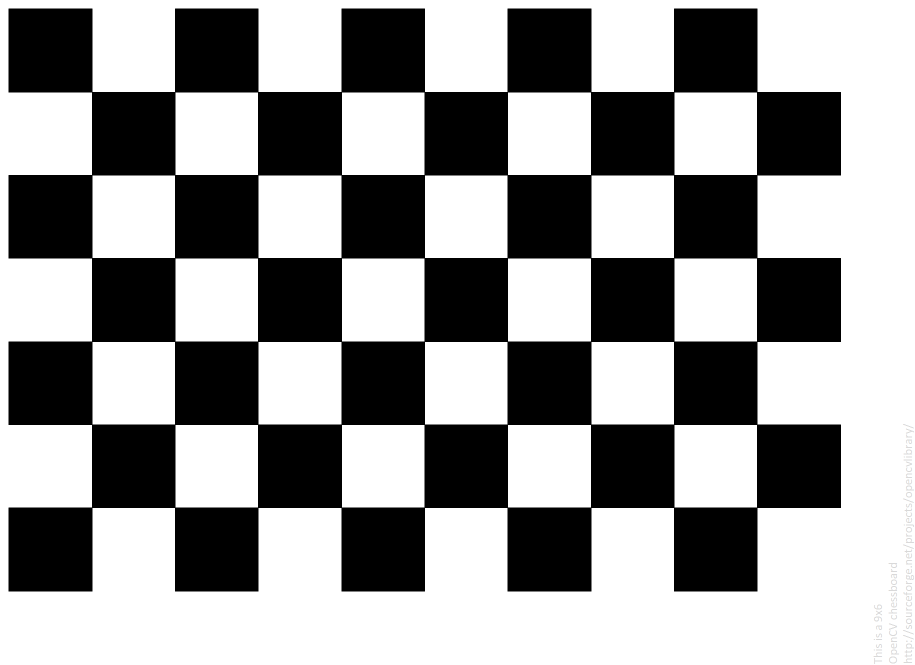
#> input picture Chessboard.png, 1830 x 1330 px, given in place of im_lenna.png, which was not available (shown at 1/2 size)
$ python FCVT_main.py   (older library calls are emulated)
#> lines starting #> are read from the running program, lines starting #| are printed output that depends on the picture; after the words box and inside, x2 and y2 are one past the last pixel; in counts of white or black regions, pixels touching at a corner belong together; pictures that were not available may be replaced by others from this repository, and a replacement may not be noted
### FCVT.py
# -*- coding: utf-8 -*-
"""
@author: ChernHong Lim
"""
import numpy as np
import copy
import os
import matplotlib.pyplot as plt

import cv2

from scipy import stats

from skimage.feature import local_binary_pattern
#from skimage import io

from sklearn.cluster import KMeans
from sklearn.svm import SVC

import FQRC


"""""""""""""""""""""
Image Acquisition
"""""""""""""""""""""

#Read Source
def IA_readSource( sourceDir, display ):
#> called with sourceDir = 'im_lenna.png', display = True
   image = cv2.imread(sourceDir)
#> image is the input picture: shape (1330, 1830, 3); mean B, G, R 152.2, 152.2, 152.2
   image = cv2.cvtColor(image, cv2.COLOR_BGR2RGB)
#> in IP_resize, `resizedImage = cv2.resize(image,None,fx=sx, fy=sy)`:
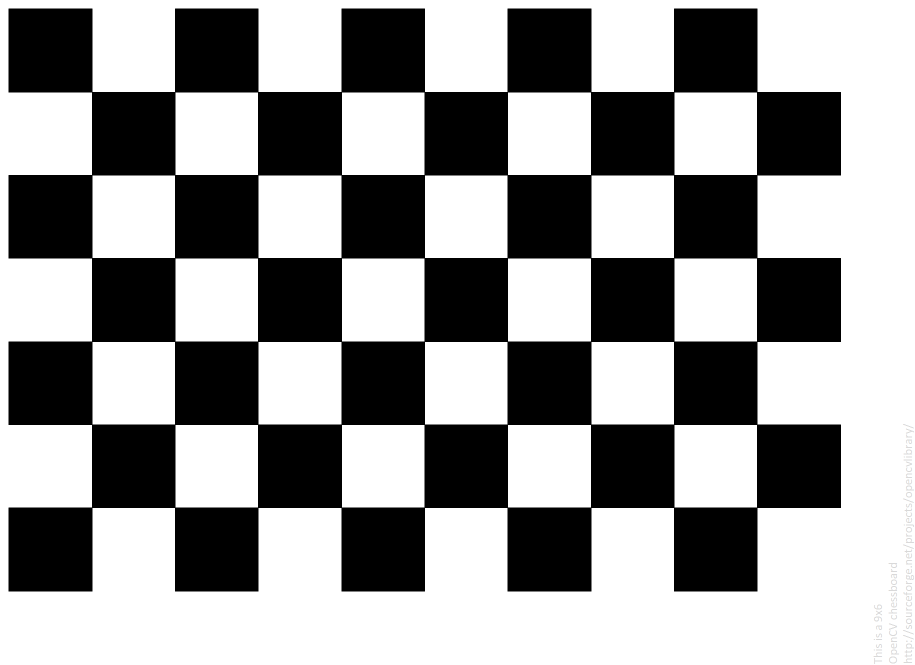
#> resizedImage: shape (665, 915, 3); mean R, G, B 152.2, 152.2, 152.2
   if display:
       show(image)
   return image


"""""""""""""""""""""
Image Preprocessing
"""""""""""""""""""""
#Convert Gray
def IP_convertGray(image, display):
#> called with display = True
    grayImage = cv2.cvtColor(image, cv2.COLOR_RGB2GRAY)
    if display:
        show(grayImage)
    return grayImage


#Convert Binary
def IP_convertBinary(image, display):
#> called with display = True
    grayImage = cv2.cvtColor(image, cv2.COLOR_RGB2GRAY)
    (thresh, binaryImage) = cv2.threshold(grayImage, 128, 255, cv2.THRESH_BINARY | cv2.THRESH_OTSU)
#> binaryImage: shape (1330, 1830); 59.7% white; 1 black region, box (x1, y1, x2, y2) and area: (17, 17, 1682, 1183) 980910
#> thresh = 36
#> call 2 of IA_readSource, with sourceDir = 'im_digit.png', display = True
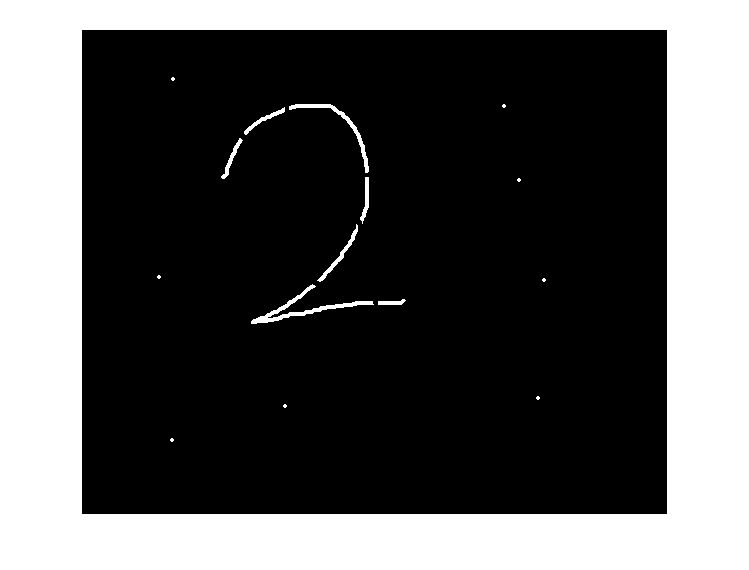
#> input picture im_digit.png, 749 x 570 px
#> in IA_readSource, image is the input picture: shape (570, 749, 3); 34.2% white; 16 white regions (8 under 20 px), largest, box (x1, y1, x2, y2) and area: (0, 0, 749, 570) 143790, (251, 284, 374, 324) 770, (289, 104, 369, 173) 497
    if display:
        show(binaryImage)
    return binaryImage


#Image Resize
def IP_resize(image, sx, sy, display):
    resizedImage = cv2.resize(image,None,fx=sx, fy=sy)
    if display:
        show(resizedImage)
    return resizedImage


#Image Filtering
# [10 lines left out: function IP_imageFilt, not called in this run]


#Image Morphological Operation
def IP_imageMorph(image, method, kernelSize, display):
#> called with method = 'erosion', kernelSize = (3, 3), display = True
    kernel = np.ones((kernelSize[0],kernelSize[1]),np.uint8)
    if method == 'erosion':
        morphImage = cv2.erode(image,kernel,iterations = 1)
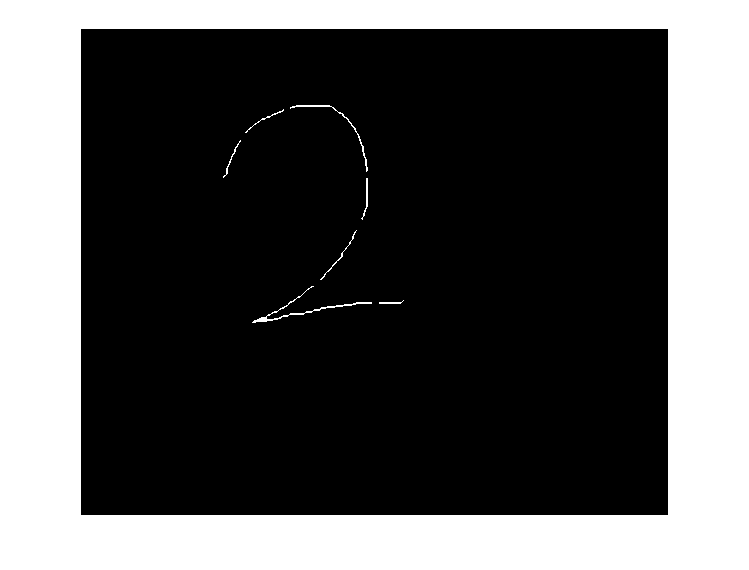
#> morphImage: shape (570, 749, 3); 33.4% white; 8 white regions, largest, box (x1, y1, x2, y2) and area: (0, 0, 749, 570) 141648, (252, 286, 372, 323) 321, (290, 105, 368, 172) 199
    elif method == 'dilation':
        morphImage = cv2.dilate(image,kernel,iterations = 1)
    elif method == 'opening':
        morphImage = cv2.morphologyEx(image, cv2.MORPH_OPEN, kernel)
    elif method == 'closing':
        morphImage = cv2.morphologyEx(image, cv2.MORPH_CLOSE, kernel)
    if display:
        show(morphImage)
    return morphImage


"""""""""""""""""""""
Feature Extraction
"""""""""""""""""""""
#Color detection
# [60 lines left out: functions FE_colorDetection, FE_edgeDetection, FE_cornerDetection, FE_keypointDetection, FE_LBPDetection, not called in this run]


#HOG


"""""""""""""""""""""
Feature Representation - Clustering and Quantisation to support Bag of Feature
"""""""""""""""""""""

#Feature clustering
# [14 lines left out: functions FE_Clustering, FE_Quantisation, not called in this run]


"""""""""""""""""""""
Classification
"""""""""""""""""""""

# [15 lines left out: functions CL_Train, CL_Predict, not called in this run]


"""""""""""""""""""""
Application: Image classification
"""""""""""""""""""""
# [155 lines left out: function Image_Classification, not called in this run]


"""""""""""""""""""""
Utility
"""""""""""""""""""""
#Image visualization
def show(image):
    if(len(image.shape)>2):
       image = cv2.cvtColor(image, cv2.COLOR_RGB2BGR)
    cv2.imshow('Image',image)
    cv2.waitKey(0)
    cv2.destroyAllWindows()

#    io.imshow(image)


### FCVT_main.py
# -*- coding: utf-8 -*-
"""
@author: ChernHong Lim
"""

"""
Main testing
"""

import FCVT as fcvt

"""""""""""""""""""""
Image Acquisition
"""""""""""""""""""""
#Provide setting
sourceDir = 'im_lenna.png'

#Read image
image = fcvt.IA_readSource(sourceDir, True)


"""""""""""""""""""""
Image Preprocessing
"""""""""""""""""""""

#Image resize
imageResize = fcvt.IP_resize(image, 0.5, 0.5, True)

#Convert image to gray scale
imageGray = fcvt.IP_convertGray(image, True)
imageBinary = fcvt.IP_convertBinary(image, True)

#Image Morphological Operation
imageDigit = fcvt.IA_readSource('im_digit.png', True)
imageMorph = fcvt.IP_imageMorph(imageDigit, 'erosion', (3,3), True)
imageMorph = fcvt.IP_imageMorph(imageDigit, 'dilation', (5,5), True)
#> call 2 of IP_imageMorph, with method = 'dilation', kernelSize = (5, 5), display = True
#> in IP_imageMorph (call 2), `morphImage = cv2.dilate(image,kernel,iterations = 1)`:
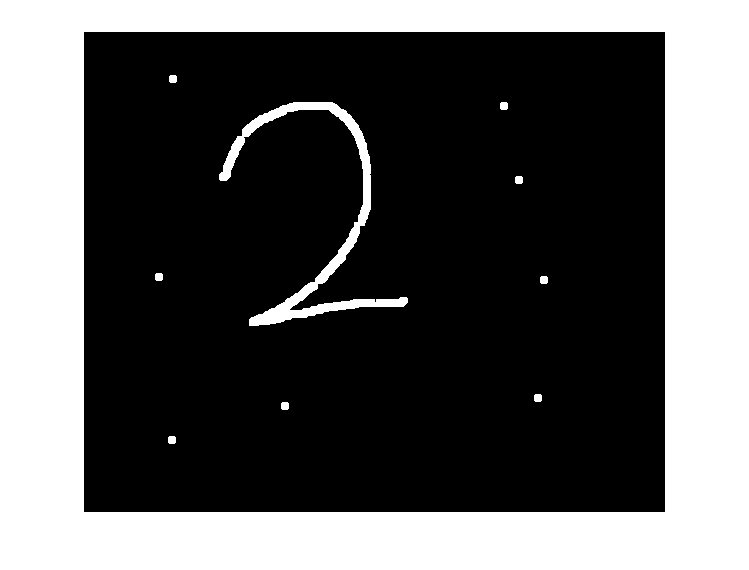
#> morphImage: shape (570, 749, 3); 36% white; 10 white regions, largest, box (x1, y1, x2, y2) and area: (0, 0, 749, 570) 148050, (219, 102, 408, 326) 5080, (169, 75, 177, 83) 60
imageMorph = fcvt.IP_imageMorph(imageDigit, 'opening', (3,3), True)
imageMorph = fcvt.IP_imageMorph(imageDigit, 'closing', (5,5), True)

#Image filtering
imageCameraman = fcvt.IA_readSource('im_cameraman_noise.jpg', True)
imageFiltered = fcvt.IP_imageFilt(imageCameraman, 'average', (10,10), True)
imageFiltered = fcvt.IP_imageFilt(imageCameraman, 'gaussian', (5,5 ), True)
imageFiltered = fcvt.IP_imageFilt(imageCameraman, 'median', (3,3), True)


"""""""""""""""""""""
Feature Extraction

"""""""""""""""""""""
#Color detction
imageMap = fcvt.IA_readSource('im_map.png', True)
#lowerbound = [240,185,120]
#upperbound = [260,205,150]
lowerbound = [120,185,240]
upperbound = [150,205,260]
imageColor = fcvt.FE_colorDetection(imageMap, lowerbound, upperbound, True)

#lowerbound = [100,205,245]
#upperbound = [170,230,265]
lowerbound = [245,205,100]
upperbound = [265,230,170]
imageColor = fcvt.FE_colorDetection(imageMap, lowerbound, upperbound, True)

#lowerbound = [179,220,204]
#upperbound = [199,240,224]
lowerbound = [204,220,179]
upperbound = [224,240,199]
imageColor = fcvt.FE_colorDetection(imageMap, lowerbound, upperbound, True)

#lowerbound = [228,214,235]
#upperbound = [248,254,255]
lowerbound = [235,214,228]
upperbound = [255,254,248]
imageColor = fcvt.FE_colorDetection(imageMap, lowerbound, upperbound, True)

#Edge detection
imageChessboard = fcvt.IA_readSource('im_imageChessboard.png', True)
imageEdge = fcvt.FE_edgeDetection(imageChessboard, True)

#Corner detection
imageCorner = fcvt.FE_cornerDetection(imageChessboard, True)

#Local Binary Pattern (LBP)
imageLBP = fcvt.FE_LBPDetection(image, True)

#Keypoint detection
imageKeyPoint = fcvt.FE_keypointDetection(image, 'SIFT', True)
imageKeyPoint = fcvt.FE_keypointDetection(image, 'SURF', True)


"""""""""""""""""""""
Feature Representation
"""""""""""""""""""""
cluster = fcvt.FE_Clustering(imageKeyPoint[1], 5)
#
descriptor = fcvt.FE_Quantisation(imageKeyPoint[1], cluster[0])


"""""""""""""""""""""
Image classification
"""""""""""""""""""""
Output_crisp = fcvt.Image_Classification('Training', 'Testing', 'SIFT', 'Crisp')
Output_fuzzy = fcvt.Image_Classification('Training', 'Testing2', 'SIFT', 'Fuzzy')

Output_fuzzy = fcvt.Image_Classification('Training', 'Testing', 'LBP', 'Crisp')
Output_fuzzy = fcvt.Image_Classification('Training', 'Testing', 'LBP', 'Fuzzy')
